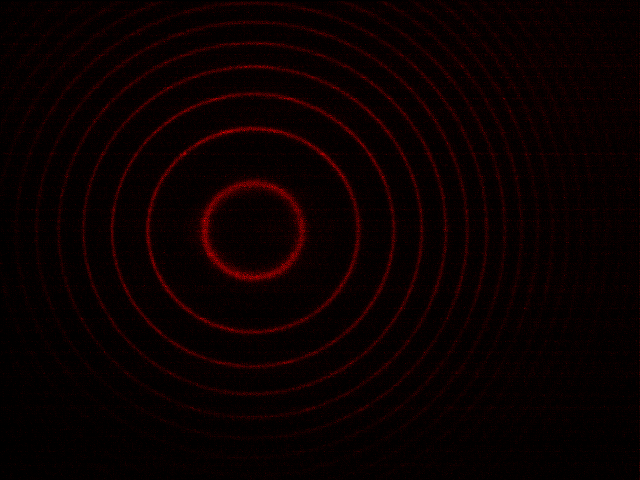
#> input picture FPrak/Zeemann/O43/Zeemann_643_8nm_Longitudinal/lambda4_45°_Polarisation_10A/0°_red.png, 640 x 480 px
$ jupyter execute test.ipynb
#> lines starting #> are read from the running program, lines starting #| are printed output that depends on the picture; after the words box and inside, x2 and y2 are one past the last pixel; in counts of white or black regions, pixels touching at a corner belong together
[cell 1]
import numpy as np
import matplotlib.pyplot as plt
import matplotlib.patheffects as pe
from PIL import Image, ImageEnhance

# ── ① KONFIGURATION ────────────────────────────────────────────────────────────
middle = [(250, 230), (250, 230), (250, 230)]
radius = 230                                  # Ausgabekreis-Radius in Pixeln
                                            # (kein Qualitätsverlust, solange Quellbild groß genug)

paths = [                                   # Pfade zu den Quellbildern
    "0°_red.png", "45°_red.png", "90°_red.png"
]
labels = [                                  # Labels je Segment (\n für Zeilenumbruch)
    "0°", "45°", "90°",
]

# ── Überschrift ────────────────────────────────────────────────────────────────
title           = None   # None = keine Überschrift
title_fontsize  = 5                            # Schriftgröße Überschrift
title_pad       = 12                            # Abstand Überschrift → Kreis (pt)

# ── Segment-Labels ─────────────────────────────────────────────────────────────
label_fontsize  = 3                            # Schriftgröße Labels
label_color     = "white"
label_r_frac    = 0.72                          # Radiale Position (0–1)
label_shadow    = True                          # Schwarzer Rand um Text (besser lesbar)
label_shadow_width = 0.5

# ── Trennlinien ────────────────────────────────────────────────────────────────
line_color      = "white"
line_alpha      = 0.85
line_width      = 0.5

# ── Außenrand ──────────────────────────────────────────────────────────────────
border_color    = "black"
border_alpha    = 0.7
border_lw       = 0.5

# ── Ausgabe ────────────────────────────────────────────────────────────────────
start_angle_offset = 0.0       # Drehung des ersten Segments in Grad (0 = oben, CW)
fig_dpi            = 350       # DPI des gespeicherten Bilds
output_path        = "zeemann_longitudinal_lambda4_polarisation.png"

# ── ② BILDER LADEN ─────────────────────────────────────────────────────────────

n = len(paths)
assert len(middle) == n and len(labels) == n, \
    "middle, paths und labels müssen gleich lang sein."

images = []
for p in paths:
    img = Image.open(p).convert("RGB")
#> img is the input picture: PIL image 640x480 RGB; mean R, G, B 10.7, 0, 0
    enhancer = ImageEnhance.Contrast(img)
    img = enhancer.enhance(1.5)  # Erhöhe Kontrast um 50%
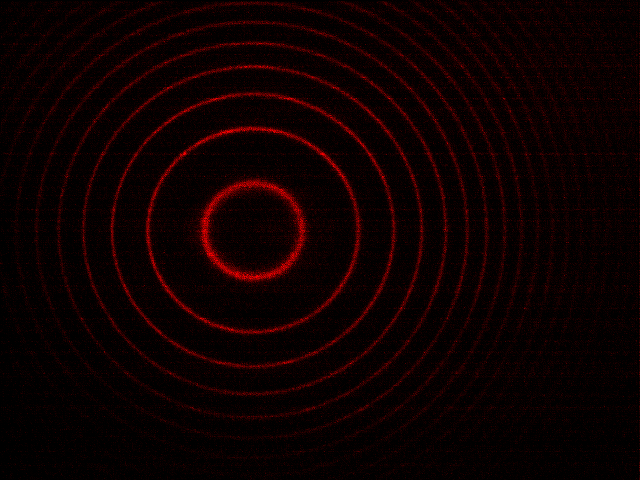
#> img: PIL image 640x480 RGB; mean R, G, B 14.4, 0, 0
    images.append(np.array(img, dtype=np.uint8))
#> pass 2 of the loop `for p in paths:`:
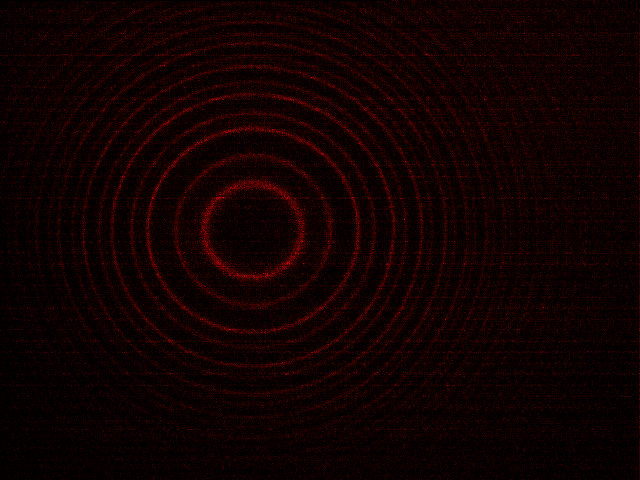
#> input picture FPrak/Zeemann/O43/Zeemann_643_8nm_Longitudinal/lambda4_45°_Polarisation_10A/45°_red.png, 640 x 480 px
#> img is the input picture: PIL image 640x480 RGB; mean R, G, B 17, 0, 0
#> `img = enhancer.enhance(1.5)`:
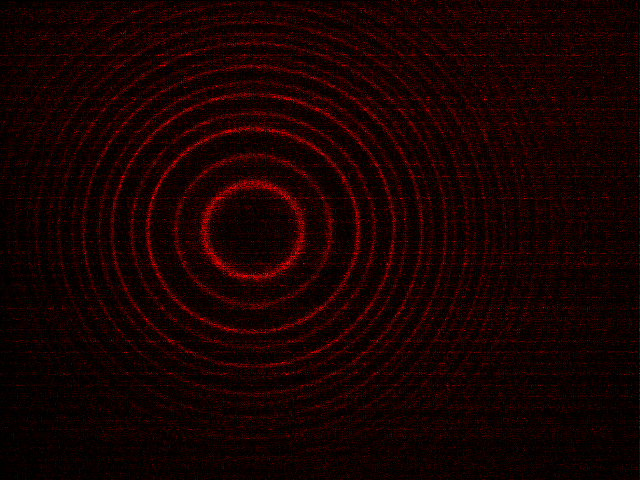
#> img: PIL image 640x480 RGB; mean R, G, B 22.9, 0, 0
#> pass 3 of the loop `for p in paths:`:
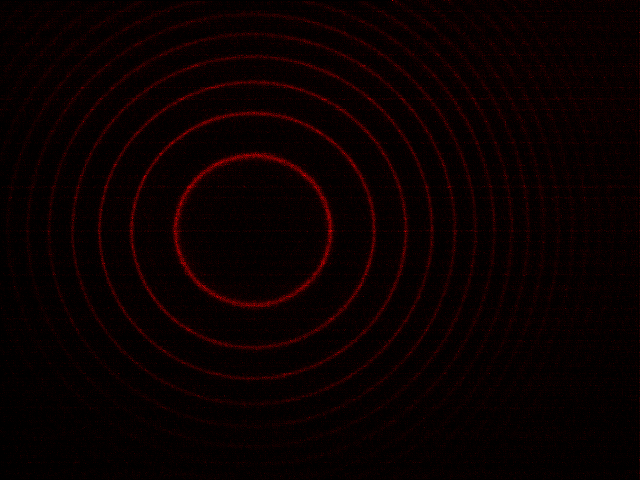
#> input picture FPrak/Zeemann/O43/Zeemann_643_8nm_Longitudinal/lambda4_45°_Polarisation_10A/90°_red.png, 640 x 480 px
#> img is the input picture: PIL image 640x480 RGB; mean R, G, B 10.4, 0, 0
#> `img = enhancer.enhance(1.5)`:
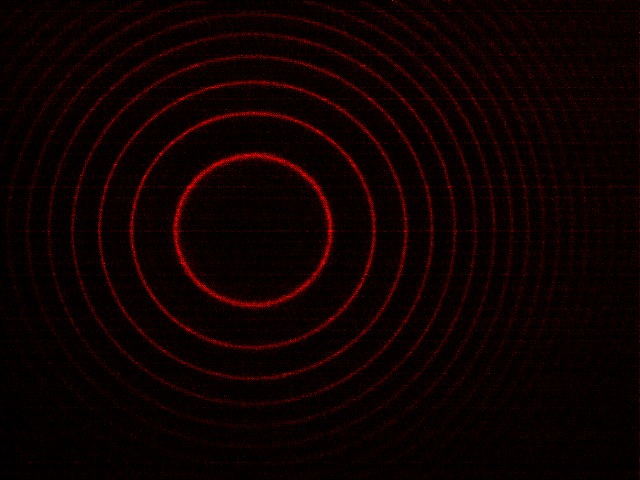
#> img: PIL image 640x480 RGB; mean R, G, B 14.2, 0, 0

# ── ③ PIXEL-SAMPLING (vektorisiert) ───────────────────────────────────────────

out_size = 2 * radius + 1
ocx = ocy = radius

ys_g, xs_g = np.mgrid[0:out_size, 0:out_size]
dx = xs_g - ocx
dy = ys_g - ocy
dist = np.hypot(dx, dy)

angle_deg = (np.degrees(np.arctan2(dx, -dy)) - start_angle_offset) % 360.0
seg_idx   = (angle_deg / (360.0 / n)).astype(int).clip(0, n - 1)
mask      = dist <= radius

output_arr = np.zeros((out_size, out_size, 3), dtype=np.uint8)

for i, img_arr in enumerate(images):
    seg_mask = mask & (seg_idx == i)
    if not np.any(seg_mask):
        continue
    img_cx, img_cy = middle[i]
    sx = (img_cx + dx[seg_mask]).astype(int)
    sy = (img_cy + dy[seg_mask]).astype(int)
    h_img, w_img = img_arr.shape[:2]
    valid = (sx >= 0) & (sx < w_img) & (sy >= 0) & (sy < h_img)
    out_ys, out_xs = np.where(seg_mask)
    output_arr[out_ys[valid], out_xs[valid]] = img_arr[sy[valid], sx[valid]]
#> this loop made 3 passes
#> pass 1, `seg_mask = mask & (seg_idx == i)`:
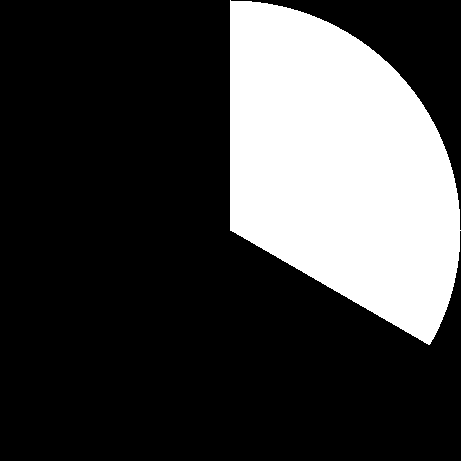
#> seg_mask: shape (461, 461) bool; 26.1% white; 1 white region, box (x1, y1, x2, y2) and area: (230, 0, 461, 345) 55517
#> pass 2, `seg_mask = mask & (seg_idx == i)`:
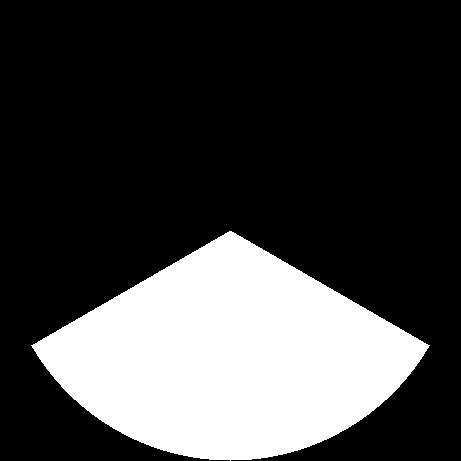
#> seg_mask: shape (461, 461) bool; 26.1% white; 1 white region, box (x1, y1, x2, y2) and area: (31, 231, 430, 461) 55406
#> pass 3, `seg_mask = mask & (seg_idx == i)`:
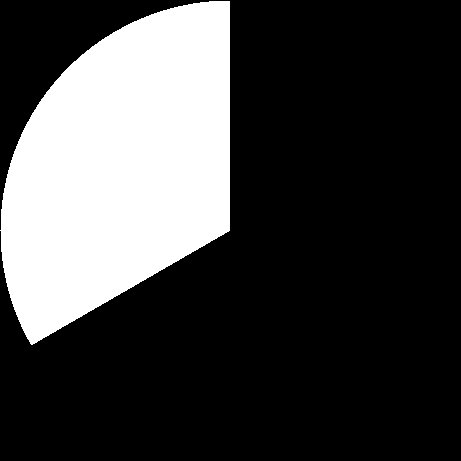
#> seg_mask: shape (461, 461) bool; 26% white; 1 white region, box (x1, y1, x2, y2) and area: (0, 1, 230, 345) 55286
#> after the loop:
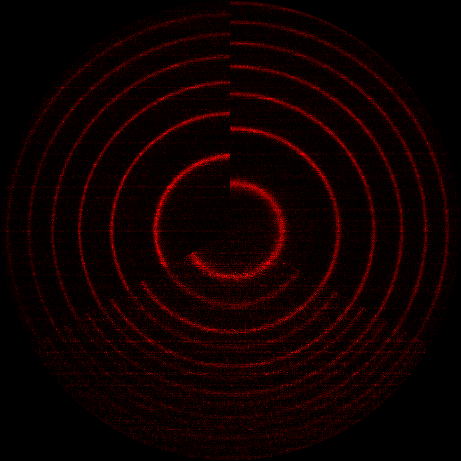
#> output_arr: shape (461, 461, 3); mean of channels 0, 1, 2 16.2, 0, 0; drawn as R, G, B

# Bereich außerhalb des Kreises transparent machen
alpha = (mask * 255).astype(np.uint8)
output_rgba = np.dstack([output_arr, alpha])
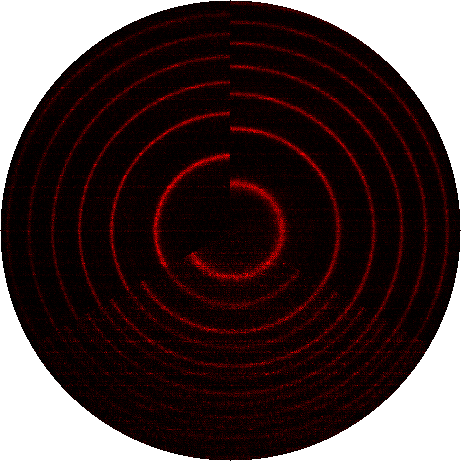
#> output_rgba: shape (461, 461, 4); mean of channels 0, 1, 2, 3 16.2, 0, 0, 199.4; transparent parts drawn white

# ── ④ MATPLOTLIB FIGURE ────────────────────────────────────────────────────────

fig_inch = out_size / fig_dpi
fig, ax = plt.subplots(figsize=(fig_inch, fig_inch), dpi=fig_dpi)
#fig.patch.set_facecolor("transparent")
#ax.set_facecolor("transparent")

ax.imshow(output_rgba, interpolation="nearest")
ax.set_xlim(0, out_size - 1)
ax.set_ylim(out_size - 1, 0)
ax.axis("off")

# ── ⑤ TRENNLINIEN ─────────────────────────────────────────────────────────────

for i in range(n):
    angle_rad = np.radians(i * 360.0 / n + start_angle_offset - 90.0)
    ex = ocx + radius * np.cos(angle_rad)
    ey = ocy + radius * np.sin(angle_rad)
    ax.plot([ocx, ex], [ocy, ey],
            color=line_color, alpha=line_alpha, lw=line_width, solid_capstyle="round")

# ── ⑥ AUßENRAND ───────────────────────────────────────────────────────────────

circle = plt.Circle((ocx, ocy), radius,
                     fill=False, edgecolor=border_color,
                     alpha=border_alpha, lw=border_lw)
ax.add_patch(circle)

# ── ⑦ LABELS ──────────────────────────────────────────────────────────────────

label_r = radius * label_r_frac
path_fx = [pe.withStroke(linewidth=1, foreground="black")] if label_shadow else []

for i, label in enumerate(labels):
    mid_angle_rad = np.radians((i + 0.5) * 360.0 / n + start_angle_offset - 90.0)
    lx = ocx + label_r * np.cos(mid_angle_rad)
    ly = ocy + label_r * np.sin(mid_angle_rad)
    ax.text(lx, ly, label,
            color=label_color, fontsize=label_fontsize,
            ha="center", va="center", multialignment="center",
             path_effects=path_fx)

# ── ⑧ ÜBERSCHRIFT ─────────────────────────────────────────────────────────────

if title:
    ax.set_title(title,
                 color="black", fontsize=title_fontsize,
                pad=title_pad)

# ── ⑨ SPEICHERN ───────────────────────────────────────────────────────────────

fig.savefig(output_path, dpi=fig_dpi, bbox_inches="tight",
            facecolor=fig.get_facecolor())
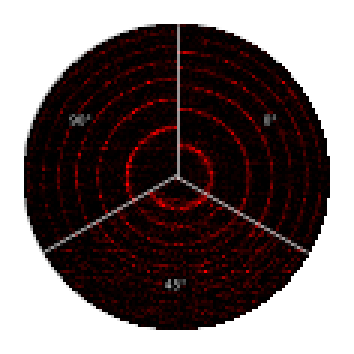
#> figure drawn by matplotlib, 1 panel

plt.close(fig)
print(f"✓  Gespeichert: {output_path}")
